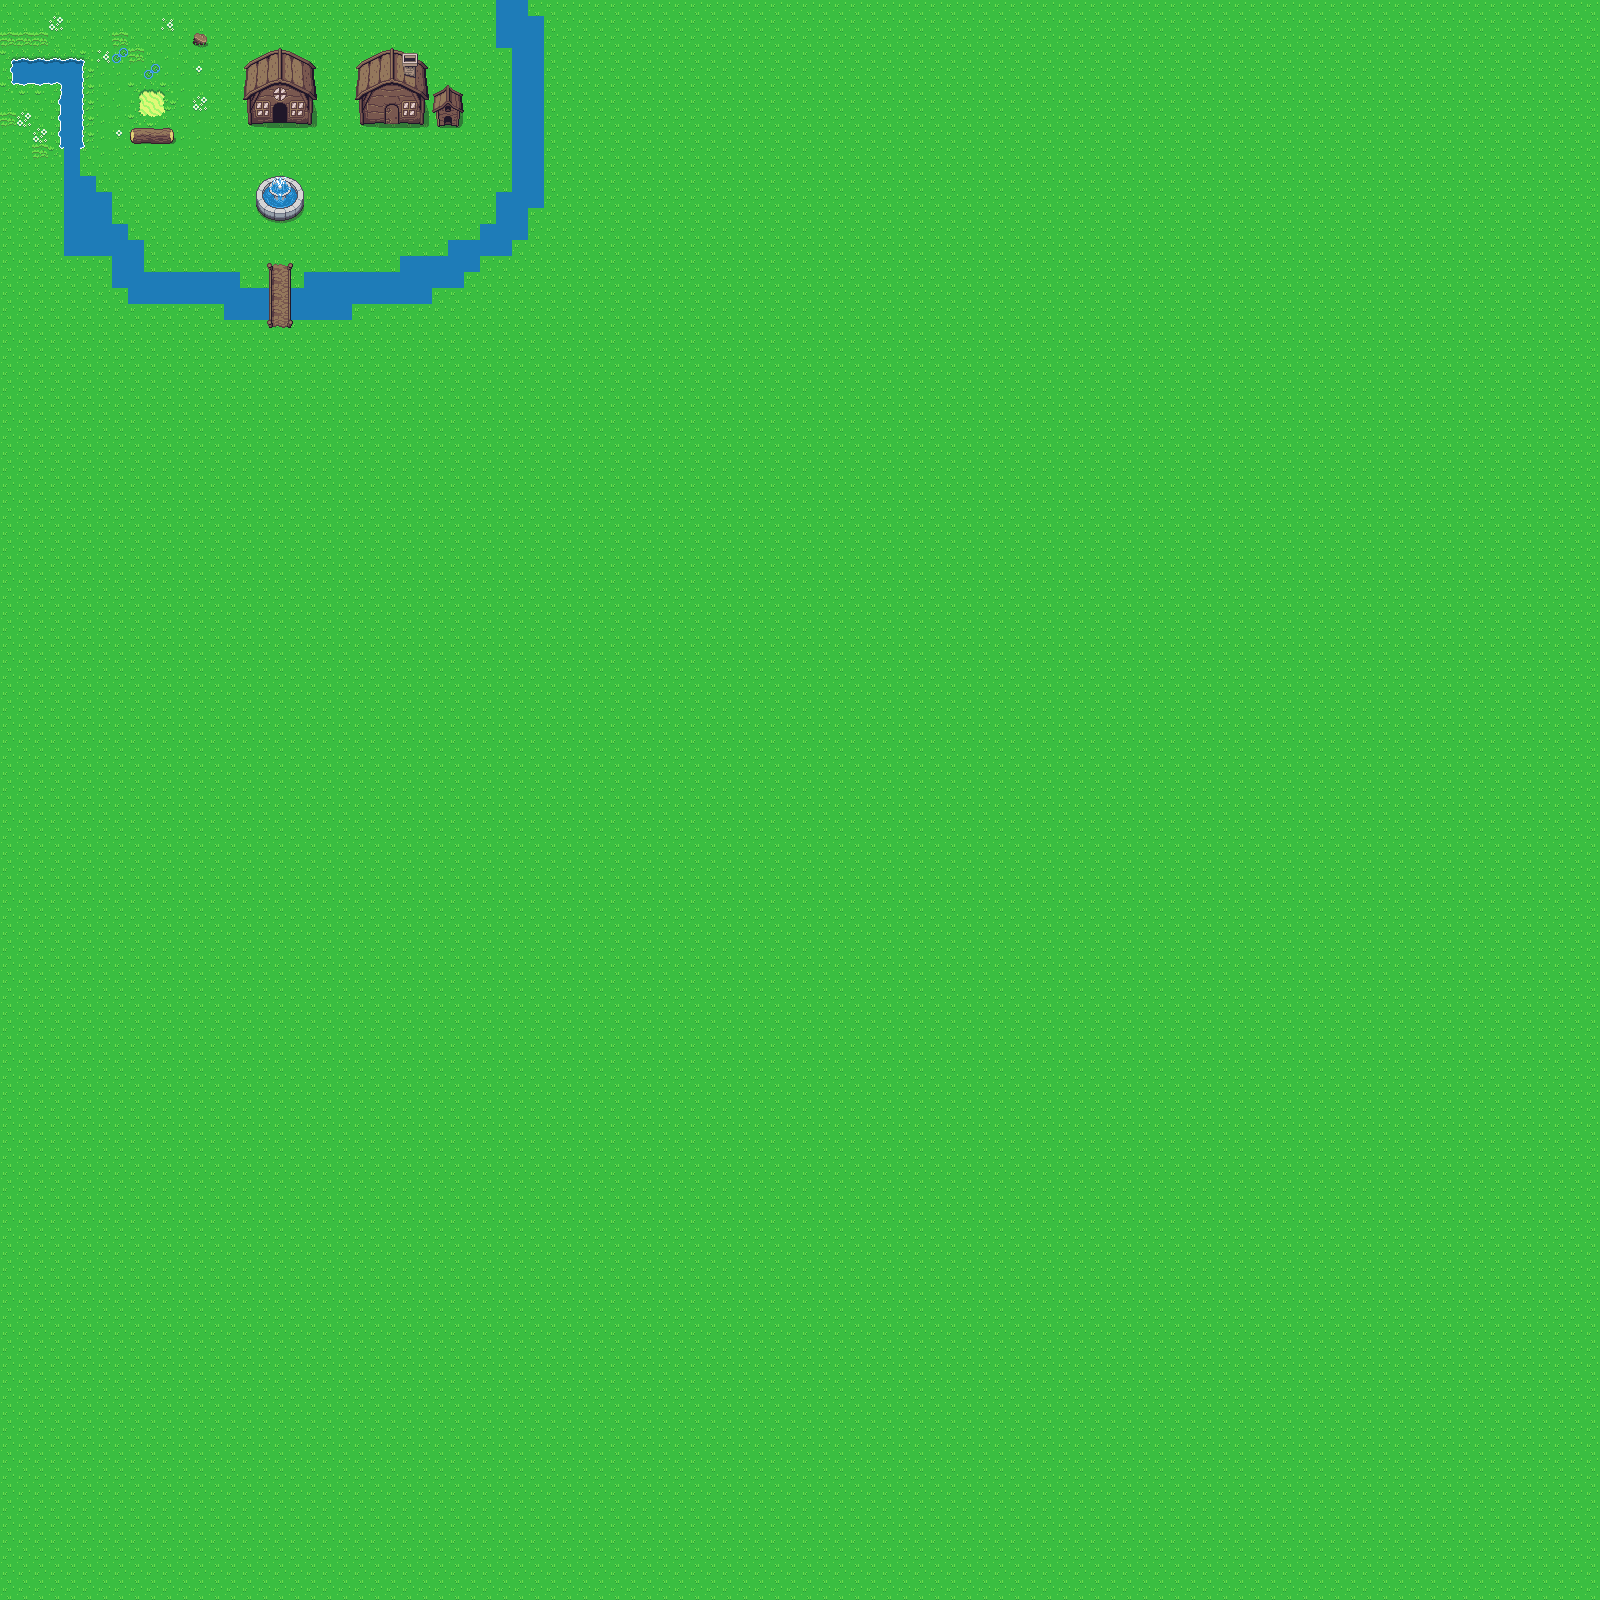

The image is a tile-based game level rendered from a .tmx file. Its description and source (layers, tilesets, objects; grid data summarised) follow:
An orthogonal 100x100 tile map with 16x16 px tiles, 2 tile layers (Tile Layer 1, Tile Layer 2).

<map version="1.2" tiledversion="1.3.1" orientation="orthogonal" renderorder="right-down" compressionlevel="-1" width="100" height="100" tilewidth="16" tileheight="16" infinite="0" nextlayerid="3" nextobjectid="1">
 <tileset firstgid="1" source="Overworld.tsx" />
 <layer id="1" name="Tile Layer 1" width="100" height="200">
  <data>[20000 cells, 20000 non-empty, 22 distinct tile ids]</data>
 </layer>
 <layer id="2" name="Tile Layer 2" width="100" height="100">
  <data>[10000 cells, 94 non-empty, 68 distinct tile ids]</data>
 </layer>
</map>
